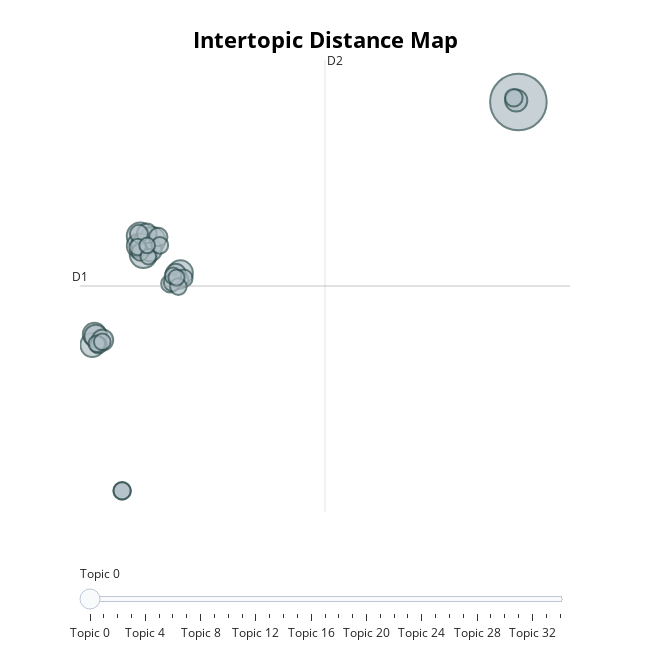

Here is the notebook cell this chart was saved with:
### Code cell
alberto.visualize_topics()
#collapse to 5 clusters

### Figure 1 — Plotly figure (JSON) as saved in the notebook; plotly's stock layout.template omitted (floating-point values rounded to 4 significant figures; data arrays with more than 128 entries replaced by an {"elided": "..."} marker saying what was removed)
{"data": [{"customdata": {"elided": "35x5 mixed values"}, "hovertemplate": "<b>Topic %{customdata[2]}</b><br>Words: %{customdata[3]}<br>Size: %{customdata[4]}", "legendgroup": "", "marker": {"color": "#B0BEC5", "line": {"color": "DarkSlateGrey", "width": 2}, "size": [208, 49, 47, 44, 40, 38, 37, 35, 34, 34, 33, 32, 29, 26, 25, 22, 21, 21, 20, 20, 20, 20, 19, 19, 19, 18, 18, 18, 18, 18, 18, 18, 17, 16, 16], "sizemode": "area", "sizeref": 0.13, "symbol": "circle"}, "mode": "markers", "name": "", "orientation": "v", "showlegend": false, "type": "scatter", "x": [25.99, -2.333, -2.576, -1.664, 0.46, -2.676, -6.196, -6.036, -5.935, -1.811, -2.386, 25.83, -5.416, 0.1067, -2.081, -1.214, -2.671, 0.3753, -0.3309, 0.7179, 25.65, -3.944, -2.578, -0.1414, -3.944, -1.094, -0.09627, -5.727, -2.766, -5.856, -5.442, 0.3045, 0.1633, -1.97, -2.05], "xaxis": "x", "y": [18.35, 7.064, 8.418, 8.115, 5.704, 7.695, 0.3447, 1.136, 1.006, 7.389, 7.777, 18.46, 0.7128, 5.626, 8.61, 8.341, 8.581, 5.165, 4.886, 5.284, 18.66, -10.46, 7.226, 4.957, -10.46, 7.721, 5.468, 0.3419, 7.594, 0.4348, 0.5847, 4.671, 5.338, 6.893, 7.724], "yaxis": "y"}], "layout": {"annotations": [{"showarrow": false, "text": "D1", "x": -7.125, "y": 4.715, "yshift": 10}, {"showarrow": false, "text": "D2", "x": 11.38, "xshift": 10, "y": 21.46}], "height": 650, "hoverlabel": {"bgcolor": "white", "font": {"family": "Rockwell", "size": 16}}, "legend": {"itemsizing": "constant", "tracegroupgap": 0}, "margin": {"t": 60}, "shapes": [{"line": {"color": "#CFD8DC", "width": 2}, "type": "line", "x0": 11.38, "x1": 11.38, "y0": -12.02, "y1": 21.46}, {"line": {"color": "#9E9E9E", "width": 2}, "type": "line", "x0": -7.125, "x1": 29.89, "y0": 4.715, "y1": 4.715}], "sliders": [{"active": 0, "pad": {"t": 50}, "steps": [{"args": [{"marker.color": [["red", "#B0BEC5", "#B0BEC5", "#B0BEC5", "#B0BEC5", "#B0BEC5", "#B0BEC5", "#B0BEC5", "#B0BEC5", "#B0BEC5", "#B0BEC5", "#B0BEC5", "#B0BEC5", "#B0BEC5", "#B0BEC5", "#B0BEC5", "#B0BEC5", "#B0BEC5", "#B0BEC5", "#B0BEC5", "#B0BEC5", "#B0BEC5", "#B0BEC5", "#B0BEC5", "#B0BEC5", "#B0BEC5", "#B0BEC5", "#B0BEC5", "#B0BEC5", "#B0BEC5", "#B0BEC5", "#B0BEC5", "#B0BEC5", "#B0BEC5", "#B0BEC5"]]}], "label": "Topic 0", "method": "update"}, {"args": [{"marker.color": [["#B0BEC5", "red", "#B0BEC5", "#B0BEC5", "#B0BEC5", "#B0BEC5", "#B0BEC5", "#B0BEC5", "#B0BEC5", "#B0BEC5", "#B0BEC5", "#B0BEC5", "#B0BEC5", "#B0BEC5", "#B0BEC5", "#B0BEC5", "#B0BEC5", "#B0BEC5", "#B0BEC5", "#B0BEC5", "#B0BEC5", "#B0BEC5", "#B0BEC5", "#B0BEC5", "#B0BEC5", "#B0BEC5", "#B0BEC5", "#B0BEC5", "#B0BEC5", "#B0BEC5", "#B0BEC5", "#B0BEC5", "#B0BEC5", "#B0BEC5", "#B0BEC5"]]}], "label": "Topic 1", "method": "update"}, {"args": [{"marker.color": [["#B0BEC5", "#B0BEC5", "red", "#B0BEC5", "#B0BEC5", "#B0BEC5", "#B0BEC5", "#B0BEC5", "#B0BEC5", "#B0BEC5", "#B0BEC5", "#B0BEC5", "#B0BEC5", "#B0BEC5", "#B0BEC5", "#B0BEC5", "#B0BEC5", "#B0BEC5", "#B0BEC5", "#B0BEC5", "#B0BEC5", "#B0BEC5", "#B0BEC5", "#B0BEC5", "#B0BEC5", "#B0BEC5", "#B0BEC5", "#B0BEC5", "#B0BEC5", "#B0BEC5", "#B0BEC5", "#B0BEC5", "#B0BEC5", "#B0BEC5", "#B0BEC5"]]}], "label": "Topic 2", "method": "update"}, {"args": [{"marker.color": [["#B0BEC5", "#B0BEC5", "#B0BEC5", "red", "#B0BEC5", "#B0BEC5", "#B0BEC5", "#B0BEC5", "#B0BEC5", "#B0BEC5", "#B0BEC5", "#B0BEC5", "#B0BEC5", "#B0BEC5", "#B0BEC5", "#B0BEC5", "#B0BEC5", "#B0BEC5", "#B0BEC5", "#B0BEC5", "#B0BEC5", "#B0BEC5", "#B0BEC5", "#B0BEC5", "#B0BEC5", "#B0BEC5", "#B0BEC5", "#B0BEC5", "#B0BEC5", "#B0BEC5", "#B0BEC5", "#B0BEC5", "#B0BEC5", "#B0BEC5", "#B0BEC5"]]}], "label": "Topic 3", "method": "update"}, {"args": [{"marker.color": [["#B0BEC5", "#B0BEC5", "#B0BEC5", "#B0BEC5", "red", "#B0BEC5", "#B0BEC5", "#B0BEC5", "#B0BEC5", "#B0BEC5", "#B0BEC5", "#B0BEC5", "#B0BEC5", "#B0BEC5", "#B0BEC5", "#B0BEC5", "#B0BEC5", "#B0BEC5", "#B0BEC5", "#B0BEC5", "#B0BEC5", "#B0BEC5", "#B0BEC5", "#B0BEC5", "#B0BEC5", "#B0BEC5", "#B0BEC5", "#B0BEC5", "#B0BEC5", "#B0BEC5", "#B0BEC5", "#B0BEC5", "#B0BEC5", "#B0BEC5", "#B0BEC5"]]}], "label": "Topic 4", "method": "update"}, {"args": [{"marker.color": [["#B0BEC5", "#B0BEC5", "#B0BEC5", "#B0BEC5", "#B0BEC5", "red", "#B0BEC5", "#B0BEC5", "#B0BEC5", "#B0BEC5", "#B0BEC5", "#B0BEC5", "#B0BEC5", "#B0BEC5", "#B0BEC5", "#B0BEC5", "#B0BEC5", "#B0BEC5", "#B0BEC5", "#B0BEC5", "#B0BEC5", "#B0BEC5", "#B0BEC5", "#B0BEC5", "#B0BEC5", "#B0BEC5", "#B0BEC5", "#B0BEC5", "#B0BEC5", "#B0BEC5", "#B0BEC5", "#B0BEC5", "#B0BEC5", "#B0BEC5", "#B0BEC5"]]}], "label": "Topic 5", "method": "update"}, {"args": [{"marker.color": [["#B0BEC5", "#B0BEC5", "#B0BEC5", "#B0BEC5", "#B0BEC5", "#B0BEC5", "red", "#B0BEC5", "#B0BEC5", "#B0BEC5", "#B0BEC5", "#B0BEC5", "#B0BEC5", "#B0BEC5", "#B0BEC5", "#B0BEC5", "#B0BEC5", "#B0BEC5", "#B0BEC5", "#B0BEC5", "#B0BEC5", "#B0BEC5", "#B0BEC5", "#B0BEC5", "#B0BEC5", "#B0BEC5", "#B0BEC5", "#B0BEC5", "#B0BEC5", "#B0BEC5", "#B0BEC5", "#B0BEC5", "#B0BEC5", "#B0BEC5", "#B0BEC5"]]}], "label": "Topic 6", "method": "update"}, {"args": [{"marker.color": [["#B0BEC5", "#B0BEC5", "#B0BEC5", "#B0BEC5", "#B0BEC5", "#B0BEC5", "#B0BEC5", "red", "#B0BEC5", "#B0BEC5", "#B0BEC5", "#B0BEC5", "#B0BEC5", "#B0BEC5", "#B0BEC5", "#B0BEC5", "#B0BEC5", "#B0BEC5", "#B0BEC5", "#B0BEC5", "#B0BEC5", "#B0BEC5", "#B0BEC5", "#B0BEC5", "#B0BEC5", "#B0BEC5", "#B0BEC5", "#B0BEC5", "#B0BEC5", "#B0BEC5", "#B0BEC5", "#B0BEC5", "#B0BEC5", "#B0BEC5", "#B0BEC5"]]}], "label": "Topic 7", "method": "update"}, {"args": [{"marker.color": [["#B0BEC5", "#B0BEC5", "#B0BEC5", "#B0BEC5", "#B0BEC5", "#B0BEC5", "#B0BEC5", "#B0BEC5", "red", "#B0BEC5", "#B0BEC5", "#B0BEC5", "#B0BEC5", "#B0BEC5", "#B0BEC5", "#B0BEC5", "#B0BEC5", "#B0BEC5", "#B0BEC5", "#B0BEC5", "#B0BEC5", "#B0BEC5", "#B0BEC5", "#B0BEC5", "#B0BEC5", "#B0BEC5", "#B0BEC5", "#B0BEC5", "#B0BEC5", "#B0BEC5", "#B0BEC5", "#B0BEC5", "#B0BEC5", "#B0BEC5", "#B0BEC5"]]}], "label": "Topic 8", "method": "update"}, {"args": [{"marker.color": [["#B0BEC5", "#B0BEC5", "#B0BEC5", "#B0BEC5", "#B0BEC5", "#B0BEC5", "#B0BEC5", "#B0BEC5", "#B0BEC5", "red", "#B0BEC5", "#B0BEC5", "#B0BEC5", "#B0BEC5", "#B0BEC5", "#B0BEC5", "#B0BEC5", "#B0BEC5", "#B0BEC5", "#B0BEC5", "#B0BEC5", "#B0BEC5", "#B0BEC5", "#B0BEC5", "#B0BEC5", "#B0BEC5", "#B0BEC5", "#B0BEC5", "#B0BEC5", "#B0BEC5", "#B0BEC5", "#B0BEC5", "#B0BEC5", "#B0BEC5", "#B0BEC5"]]}], "label": "Topic 9", "method": "update"}, {"args": [{"marker.color": [["#B0BEC5", "#B0BEC5", "#B0BEC5", "#B0BEC5", "#B0BEC5", "#B0BEC5", "#B0BEC5", "#B0BEC5", "#B0BEC5", "#B0BEC5", "red", "#B0BEC5", "#B0BEC5", "#B0BEC5", "#B0BEC5", "#B0BEC5", "#B0BEC5", "#B0BEC5", "#B0BEC5", "#B0BEC5", "#B0BEC5", "#B0BEC5", "#B0BEC5", "#B0BEC5", "#B0BEC5", "#B0BEC5", "#B0BEC5", "#B0BEC5", "#B0BEC5", "#B0BEC5", "#B0BEC5", "#B0BEC5", "#B0BEC5", "#B0BEC5", "#B0BEC5"]]}], "label": "Topic 10", "method": "update"}, {"args": [{"marker.color": [["#B0BEC5", "#B0BEC5", "#B0BEC5", "#B0BEC5", "#B0BEC5", "#B0BEC5", "#B0BEC5", "#B0BEC5", "#B0BEC5", "#B0BEC5", "#B0BEC5", "red", "#B0BEC5", "#B0BEC5", "#B0BEC5", "#B0BEC5", "#B0BEC5", "#B0BEC5", "#B0BEC5", "#B0BEC5", "#B0BEC5", "#B0BEC5", "#B0BEC5", "#B0BEC5", "#B0BEC5", "#B0BEC5", "#B0BEC5", "#B0BEC5", "#B0BEC5", "#B0BEC5", "#B0BEC5", "#B0BEC5", "#B0BEC5", "#B0BEC5", "#B0BEC5"]]}], "label": "Topic 11", "method": "update"}, {"args": [{"marker.color": [["#B0BEC5", "#B0BEC5", "#B0BEC5", "#B0BEC5", "#B0BEC5", "#B0BEC5", "#B0BEC5", "#B0BEC5", "#B0BEC5", "#B0BEC5", "#B0BEC5", "#B0BEC5", "red", "#B0BEC5", "#B0BEC5", "#B0BEC5", "#B0BEC5", "#B0BEC5", "#B0BEC5", "#B0BEC5", "#B0BEC5", "#B0BEC5", "#B0BEC5", "#B0BEC5", "#B0BEC5", "#B0BEC5", "#B0BEC5", "#B0BEC5", "#B0BEC5", "#B0BEC5", "#B0BEC5", "#B0BEC5", "#B0BEC5", "#B0BEC5", "#B0BEC5"]]}], "label": "Topic 12", "method": "update"}, {"args": [{"marker.color": [["#B0BEC5", "#B0BEC5", "#B0BEC5", "#B0BEC5", "#B0BEC5", "#B0BEC5", "#B0BEC5", "#B0BEC5", "#B0BEC5", "#B0BEC5", "#B0BEC5", "#B0BEC5", "#B0BEC5", "red", "#B0BEC5", "#B0BEC5", "#B0BEC5", "#B0BEC5", "#B0BEC5", "#B0BEC5", "#B0BEC5", "#B0BEC5", "#B0BEC5", "#B0BEC5", "#B0BEC5", "#B0BEC5", "#B0BEC5", "#B0BEC5", "#B0BEC5", "#B0BEC5", "#B0BEC5", "#B0BEC5", "#B0BEC5", "#B0BEC5", "#B0BEC5"]]}], "label": "Topic 13", "method": "update"}, {"args": [{"marker.color": [["#B0BEC5", "#B0BEC5", "#B0BEC5", "#B0BEC5", "#B0BEC5", "#B0BEC5", "#B0BEC5", "#B0BEC5", "#B0BEC5", "#B0BEC5", "#B0BEC5", "#B0BEC5", "#B0BEC5", "#B0BEC5", "red", "#B0BEC5", "#B0BEC5", "#B0BEC5", "#B0BEC5", "#B0BEC5", "#B0BEC5", "#B0BEC5", "#B0BEC5", "#B0BEC5", "#B0BEC5", "#B0BEC5", "#B0BEC5", "#B0BEC5", "#B0BEC5", "#B0BEC5", "#B0BEC5", "#B0BEC5", "#B0BEC5", "#B0BEC5", "#B0BEC5"]]}], "label": "Topic 14", "method": "update"}, {"args": [{"marker.color": [["#B0BEC5", "#B0BEC5", "#B0BEC5", "#B0BEC5", "#B0BEC5", "#B0BEC5", "#B0BEC5", "#B0BEC5", "#B0BEC5", "#B0BEC5", "#B0BEC5", "#B0BEC5", "#B0BEC5", "#B0BEC5", "#B0BEC5", "red", "#B0BEC5", "#B0BEC5", "#B0BEC5", "#B0BEC5", "#B0BEC5", "#B0BEC5", "#B0BEC5", "#B0BEC5", "#B0BEC5", "#B0BEC5", "#B0BEC5", "#B0BEC5", "#B0BEC5", "#B0BEC5", "#B0BEC5", "#B0BEC5", "#B0BEC5", "#B0BEC5", "#B0BEC5"]]}], "label": "Topic 15", "method": "update"}, {"args": [{"marker.color": [["#B0BEC5", "#B0BEC5", "#B0BEC5", "#B0BEC5", "#B0BEC5", "#B0BEC5", "#B0BEC5", "#B0BEC5", "#B0BEC5", "#B0BEC5", "#B0BEC5", "#B0BEC5", "#B0BEC5", "#B0BEC5", "#B0BEC5", "#B0BEC5", "red", "#B0BEC5", "#B0BEC5", "#B0BEC5", "#B0BEC5", "#B0BEC5", "#B0BEC5", "#B0BEC5", "#B0BEC5", "#B0BEC5", "#B0BEC5", "#B0BEC5", "#B0BEC5", "#B0BEC5", "#B0BEC5", "#B0BEC5", "#B0BEC5", "#B0BEC5", "#B0BEC5"]]}], "label": "Topic 16", "method": "update"}, {"args": [{"marker.color": [["#B0BEC5", "#B0BEC5", "#B0BEC5", "#B0BEC5", "#B0BEC5", "#B0BEC5", "#B0BEC5", "#B0BEC5", "#B0BEC5", "#B0BEC5", "#B0BEC5", "#B0BEC5", "#B0BEC5", "#B0BEC5", "#B0BEC5", "#B0BEC5", "#B0BEC5", "red", "#B0BEC5", "#B0BEC5", "#B0BEC5", "#B0BEC5", "#B0BEC5", "#B0BEC5", "#B0BEC5", "#B0BEC5", "#B0BEC5", "#B0BEC5", "#B0BEC5", "#B0BEC5", "#B0BEC5", "#B0BEC5", "#B0BEC5", "#B0BEC5", "#B0BEC5"]]}], "label": "Topic 17", "method": "update"}, {"args": [{"marker.color": [["#B0BEC5", "#B0BEC5", "#B0BEC5", "#B0BEC5", "#B0BEC5", "#B0BEC5", "#B0BEC5", "#B0BEC5", "#B0BEC5", "#B0BEC5", "#B0BEC5", "#B0BEC5", "#B0BEC5", "#B0BEC5", "#B0BEC5", "#B0BEC5", "#B0BEC5", "#B0BEC5", "red", "#B0BEC5", "#B0BEC5", "#B0BEC5", "#B0BEC5", "#B0BEC5", "#B0BEC5", "#B0BEC5", "#B0BEC5", "#B0BEC5", "#B0BEC5", "#B0BEC5", "#B0BEC5", "#B0BEC5", "#B0BEC5", "#B0BEC5", "#B0BEC5"]]}], "label": "Topic 18", "method": "update"}, {"args": [{"marker.color": [["#B0BEC5", "#B0BEC5", "#B0BEC5", "#B0BEC5", "#B0BEC5", "#B0BEC5", "#B0BEC5", "#B0BEC5", "#B0BEC5", "#B0BEC5", "#B0BEC5", "#B0BEC5", "#B0BEC5", "#B0BEC5", "#B0BEC5", "#B0BEC5", "#B0BEC5", "#B0BEC5", "#B0BEC5", "red", "#B0BEC5", "#B0BEC5", "#B0BEC5", "#B0BEC5", "#B0BEC5", "#B0BEC5", "#B0BEC5", "#B0BEC5", "#B0BEC5", "#B0BEC5", "#B0BEC5", "#B0BEC5", "#B0BEC5", "#B0BEC5", "#B0BEC5"]]}], "label": "Topic 19", "method": "update"}, {"args": [{"marker.color": [["#B0BEC5", "#B0BEC5", "#B0BEC5", "#B0BEC5", "#B0BEC5", "#B0BEC5", "#B0BEC5", "#B0BEC5", "#B0BEC5", "#B0BEC5", "#B0BEC5", "#B0BEC5", "#B0BEC5", "#B0BEC5", "#B0BEC5", "#B0BEC5", "#B0BEC5", "#B0BEC5", "#B0BEC5", "#B0BEC5", "red", "#B0BEC5", "#B0BEC5", "#B0BEC5", "#B0BEC5", "#B0BEC5", "#B0BEC5", "#B0BEC5", "#B0BEC5", "#B0BEC5", "#B0BEC5", "#B0BEC5", "#B0BEC5", "#B0BEC5", "#B0BEC5"]]}], "label": "Topic 20", "method": "update"}, {"args": [{"marker.color": [["#B0BEC5", "#B0BEC5", "#B0BEC5", "#B0BEC5", "#B0BEC5", "#B0BEC5", "#B0BEC5", "#B0BEC5", "#B0BEC5", "#B0BEC5", "#B0BEC5", "#B0BEC5", "#B0BEC5", "#B0BEC5", "#B0BEC5", "#B0BEC5", "#B0BEC5", "#B0BEC5", "#B0BEC5", "#B0BEC5", "#B0BEC5", "red", "#B0BEC5", "#B0BEC5", "#B0BEC5", "#B0BEC5", "#B0BEC5", "#B0BEC5", "#B0BEC5", "#B0BEC5", "#B0BEC5", "#B0BEC5", "#B0BEC5", "#B0BEC5", "#B0BEC5"]]}], "label": "Topic 21", "method": "update"}, {"args": [{"marker.color": [["#B0BEC5", "#B0BEC5", "#B0BEC5", "#B0BEC5", "#B0BEC5", "#B0BEC5", "#B0BEC5", "#B0BEC5", "#B0BEC5", "#B0BEC5", "#B0BEC5", "#B0BEC5", "#B0BEC5", "#B0BEC5", "#B0BEC5", "#B0BEC5", "#B0BEC5", "#B0BEC5", "#B0BEC5", "#B0BEC5", "#B0BEC5", "#B0BEC5", "red", "#B0BEC5", "#B0BEC5", "#B0BEC5", "#B0BEC5", "#B0BEC5", "#B0BEC5", "#B0BEC5", "#B0BEC5", "#B0BEC5", "#B0BEC5", "#B0BEC5", "#B0BEC5"]]}], "label": "Topic 22", "method": "update"}, {"args": [{"marker.color": [["#B0BEC5", "#B0BEC5", "#B0BEC5", "#B0BEC5", "#B0BEC5", "#B0BEC5", "#B0BEC5", "#B0BEC5", "#B0BEC5", "#B0BEC5", "#B0BEC5", "#B0BEC5", "#B0BEC5", "#B0BEC5", "#B0BEC5", "#B0BEC5", "#B0BEC5", "#B0BEC5", "#B0BEC5", "#B0BEC5", "#B0BEC5", "#B0BEC5", "#B0BEC5", "red", "#B0BEC5", "#B0BEC5", "#B0BEC5", "#B0BEC5", "#B0BEC5", "#B0BEC5", "#B0BEC5", "#B0BEC5", "#B0BEC5", "#B0BEC5", "#B0BEC5"]]}], "label": "Topic 23", "method": "update"}, {"args": [{"marker.color": [["#B0BEC5", "#B0BEC5", "#B0BEC5", "#B0BEC5", "#B0BEC5", "#B0BEC5", "#B0BEC5", "#B0BEC5", "#B0BEC5", "#B0BEC5", "#B0BEC5", "#B0BEC5", "#B0BEC5", "#B0BEC5", "#B0BEC5", "#B0BEC5", "#B0BEC5", "#B0BEC5", "#B0BEC5", "#B0BEC5", "#B0BEC5", "#B0BEC5", "#B0BEC5", "#B0BEC5", "red", "#B0BEC5", "#B0BEC5", "#B0BEC5", "#B0BEC5", "#B0BEC5", "#B0BEC5", "#B0BEC5", "#B0BEC5", "#B0BEC5", "#B0BEC5"]]}], "label": "Topic 24", "method": "update"}, {"args": [{"marker.color": [["#B0BEC5", "#B0BEC5", "#B0BEC5", "#B0BEC5", "#B0BEC5", "#B0BEC5", "#B0BEC5", "#B0BEC5", "#B0BEC5", "#B0BEC5", "#B0BEC5", "#B0BEC5", "#B0BEC5", "#B0BEC5", "#B0BEC5", "#B0BEC5", "#B0BEC5", "#B0BEC5", "#B0BEC5", "#B0BEC5", "#B0BEC5", "#B0BEC5", "#B0BEC5", "#B0BEC5", "#B0BEC5", "red", "#B0BEC5", "#B0BEC5", "#B0BEC5", "#B0BEC5", "#B0BEC5", "#B0BEC5", "#B0BEC5", "#B0BEC5", "#B0BEC5"]]}], "label": "Topic 25", "method": "update"}, {"args": [{"marker.color": [["#B0BEC5", "#B0BEC5", "#B0BEC5", "#B0BEC5", "#B0BEC5", "#B0BEC5", "#B0BEC5", "#B0BEC5", "#B0BEC5", "#B0BEC5", "#B0BEC5", "#B0BEC5", "#B0BEC5", "#B0BEC5", "#B0BEC5", "#B0BEC5", "#B0BEC5", "#B0BEC5", "#B0BEC5", "#B0BEC5", "#B0BEC5", "#B0BEC5", "#B0BEC5", "#B0BEC5", "#B0BEC5", "#B0BEC5", "red", "#B0BEC5", "#B0BEC5", "#B0BEC5", "#B0BEC5", "#B0BEC5", "#B0BEC5", "#B0BEC5", "#B0BEC5"]]}], "label": "Topic 26", "method": "update"}, {"args": [{"marker.color": [["#B0BEC5", "#B0BEC5", "#B0BEC5", "#B0BEC5", "#B0BEC5", "#B0BEC5", "#B0BEC5", "#B0BEC5", "#B0BEC5", "#B0BEC5", "#B0BEC5", "#B0BEC5", "#B0BEC5", "#B0BEC5", "#B0BEC5", "#B0BEC5", "#B0BEC5", "#B0BEC5", "#B0BEC5", "#B0BEC5", "#B0BEC5", "#B0BEC5", "#B0BEC5", "#B0BEC5", "#B0BEC5", "#B0BEC5", "#B0BEC5", "red", "#B0BEC5", "#B0BEC5", "#B0BEC5", "#B0BEC5", "#B0BEC5", "#B0BEC5", "#B0BEC5"]]}], "label": "Topic 27", "method": "update"}, {"args": [{"marker.color": [["#B0BEC5", "#B0BEC5", "#B0BEC5", "#B0BEC5", "#B0BEC5", "#B0BEC5", "#B0BEC5", "#B0BEC5", "#B0BEC5", "#B0BEC5", "#B0BEC5", "#B0BEC5", "#B0BEC5", "#B0BEC5", "#B0BEC5", "#B0BEC5", "#B0BEC5", "#B0BEC5", "#B0BEC5", "#B0BEC5", "#B0BEC5", "#B0BEC5", "#B0BEC5", "#B0BEC5", "#B0BEC5", "#B0BEC5", "#B0BEC5", "#B0BEC5", "red", "#B0BEC5", "#B0BEC5", "#B0BEC5", "#B0BEC5", "#B0BEC5", "#B0BEC5"]]}], "label": "Topic 28", "method": "update"}, {"args": [{"marker.color": [["#B0BEC5", "#B0BEC5", "#B0BEC5", "#B0BEC5", "#B0BEC5", "#B0BEC5", "#B0BEC5", "#B0BEC5", "#B0BEC5", "#B0BEC5", "#B0BEC5", "#B0BEC5", "#B0BEC5", "#B0BEC5", "#B0BEC5", "#B0BEC5", "#B0BEC5", "#B0BEC5", "#B0BEC5", "#B0BEC5", "#B0BEC5", "#B0BEC5", "#B0BEC5", "#B0BEC5", "#B0BEC5", "#B0BEC5", "#B0BEC5", "#B0BEC5", "#B0BEC5", "red", "#B0BEC5", "#B0BEC5", "#B0BEC5", "#B0BEC5", "#B0BEC5"]]}], "label": "Topic 29", "method": "update"}, {"args": [{"marker.color": [["#B0BEC5", "#B0BEC5", "#B0BEC5", "#B0BEC5", "#B0BEC5", "#B0BEC5", "#B0BEC5", "#B0BEC5", "#B0BEC5", "#B0BEC5", "#B0BEC5", "#B0BEC5", "#B0BEC5", "#B0BEC5", "#B0BEC5", "#B0BEC5", "#B0BEC5", "#B0BEC5", "#B0BEC5", "#B0BEC5", "#B0BEC5", "#B0BEC5", "#B0BEC5", "#B0BEC5", "#B0BEC5", "#B0BEC5", "#B0BEC5", "#B0BEC5", "#B0BEC5", "#B0BEC5", "red", "#B0BEC5", "#B0BEC5", "#B0BEC5", "#B0BEC5"]]}], "label": "Topic 30", "method": "update"}, {"args": [{"marker.color": [["#B0BEC5", "#B0BEC5", "#B0BEC5", "#B0BEC5", "#B0BEC5", "#B0BEC5", "#B0BEC5", "#B0BEC5", "#B0BEC5", "#B0BEC5", "#B0BEC5", "#B0BEC5", "#B0BEC5", "#B0BEC5", "#B0BEC5", "#B0BEC5", "#B0BEC5", "#B0BEC5", "#B0BEC5", "#B0BEC5", "#B0BEC5", "#B0BEC5", "#B0BEC5", "#B0BEC5", "#B0BEC5", "#B0BEC5", "#B0BEC5", "#B0BEC5", "#B0BEC5", "#B0BEC5", "#B0BEC5", "red", "#B0BEC5", "#B0BEC5", "#B0BEC5"]]}], "label": "Topic 31", "method": "update"}, {"args": [{"marker.color": [["#B0BEC5", "#B0BEC5", "#B0BEC5", "#B0BEC5", "#B0BEC5", "#B0BEC5", "#B0BEC5", "#B0BEC5", "#B0BEC5", "#B0BEC5", "#B0BEC5", "#B0BEC5", "#B0BEC5", "#B0BEC5", "#B0BEC5", "#B0BEC5", "#B0BEC5", "#B0BEC5", "#B0BEC5", "#B0BEC5", "#B0BEC5", "#B0BEC5", "#B0BEC5", "#B0BEC5", "#B0BEC5", "#B0BEC5", "#B0BEC5", "#B0BEC5", "#B0BEC5", "#B0BEC5", "#B0BEC5", "#B0BEC5", "red", "#B0BEC5", "#B0BEC5"]]}], "label": "Topic 32", "method": "update"}, {"args": [{"marker.color": [["#B0BEC5", "#B0BEC5", "#B0BEC5", "#B0BEC5", "#B0BEC5", "#B0BEC5", "#B0BEC5", "#B0BEC5", "#B0BEC5", "#B0BEC5", "#B0BEC5", "#B0BEC5", "#B0BEC5", "#B0BEC5", "#B0BEC5", "#B0BEC5", "#B0BEC5", "#B0BEC5", "#B0BEC5", "#B0BEC5", "#B0BEC5", "#B0BEC5", "#B0BEC5", "#B0BEC5", "#B0BEC5", "#B0BEC5", "#B0BEC5", "#B0BEC5", "#B0BEC5", "#B0BEC5", "#B0BEC5", "#B0BEC5", "#B0BEC5", "red", "#B0BEC5"]]}], "label": "Topic 33", "method": "update"}, {"args": [{"marker.color": [["#B0BEC5", "#B0BEC5", "#B0BEC5", "#B0BEC5", "#B0BEC5", "#B0BEC5", "#B0BEC5", "#B0BEC5", "#B0BEC5", "#B0BEC5", "#B0BEC5", "#B0BEC5", "#B0BEC5", "#B0BEC5", "#B0BEC5", "#B0BEC5", "#B0BEC5", "#B0BEC5", "#B0BEC5", "#B0BEC5", "#B0BEC5", "#B0BEC5", "#B0BEC5", "#B0BEC5", "#B0BEC5", "#B0BEC5", "#B0BEC5", "#B0BEC5", "#B0BEC5", "#B0BEC5", "#B0BEC5", "#B0BEC5", "#B0BEC5", "#B0BEC5", "red"]]}], "label": "Topic 34", "method": "update"}]}], "title": {"font": {"color": "Black", "size": 22}, "text": "<b>Intertopic Distance Map", "x": 0.5, "xanchor": "center", "y": 0.95, "yanchor": "top"}, "width": 650, "xaxis": {"anchor": "y", "domain": [0, 1], "range": [-7.125, 29.89], "title": {"text": ""}, "visible": false}, "yaxis": {"anchor": "x", "domain": [0, 1], "range": [-12.02, 21.46], "title": {"text": ""}, "visible": false}}}
